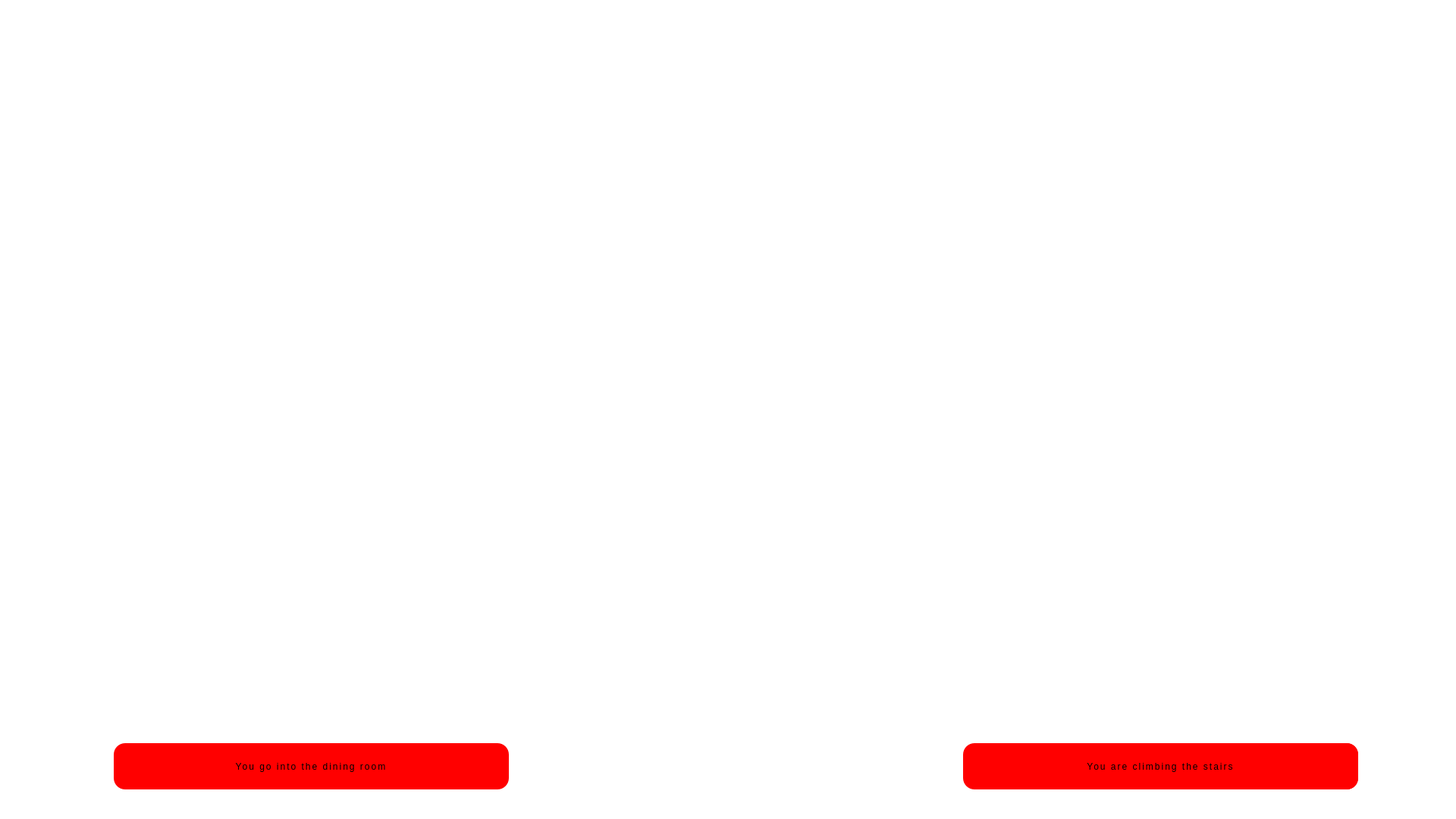
<?xml version="1.0" encoding="UTF-8"?>
<ui version="4.0">
 <class>Page5</class>
 <widget class="QWidget" name="Page5">
  <property name="geometry">
   <rect>
    <x>0</x>
    <y>0</y>
    <width>1920</width>
    <height>1080</height>
   </rect>
  </property>
  <property name="windowTitle">
   <string>Form</string>
  </property>
  <property name="styleSheet">
   <string notr="true">background-color: rgba(72, 74, 89, 0);
</string>
  </property>
  <widget class="QLabel" name="label">
   <property name="geometry">
    <rect>
     <x>0</x>
     <y>0</y>
     <width>1920</width>
     <height>1080</height>
    </rect>
   </property>
   <property name="styleSheet">
    <string notr="true">background-color: rgba(72, 74, 89, 0);
</string>
   </property>
   <property name="text">
    <string/>
   </property>
   <property name="pixmap">
    <pixmap>images/5.jpg</pixmap>
   </property>
   <property name="scaledContents">
    <bool>true</bool>
   </property>
  </widget>
  <widget class="QPushButton" name="right_btn">
   <property name="geometry">
    <rect>
     <x>1270</x>
     <y>980</y>
     <width>521</width>
     <height>61</height>
    </rect>
   </property>
   <property name="cursor">
    <cursorShape>PointingHandCursor</cursorShape>
   </property>
   <property name="styleSheet">
    <string notr="true">font: 24pt &quot;October Crow&quot;;
background-color: rgb(255, 0, 0);
letter-spacing: 2px;
border:none;
border-radius:15px;</string>
   </property>
   <property name="text">
    <string>You are climbing the stairs</string>
   </property>
  </widget>
  <widget class="QPushButton" name="left_btn">
   <property name="geometry">
    <rect>
     <x>150</x>
     <y>980</y>
     <width>521</width>
     <height>61</height>
    </rect>
   </property>
   <property name="cursor">
    <cursorShape>PointingHandCursor</cursorShape>
   </property>
   <property name="styleSheet">
    <string notr="true">font: 24pt &quot;October Crow&quot;;
background-color: rgb(255, 0, 0);
letter-spacing: 2px;
border:none;
border-radius:15px;</string>
   </property>
   <property name="text">
    <string>You go into the dining room</string>
   </property>
  </widget>
  <widget class="QPushButton" name="p_next">
   <property name="geometry">
    <rect>
     <x>1560</x>
     <y>980</y>
     <width>231</width>
     <height>61</height>
    </rect>
   </property>
   <property name="cursor">
    <cursorShape>PointingHandCursor</cursorShape>
   </property>
   <property name="styleSheet">
    <string notr="true">font: 24pt &quot;October Crow&quot;;
background-color: rgb(255, 0, 0);
letter-spacing: 2px;
border:none;
border-radius:15px;</string>
   </property>
   <property name="text">
    <string>Continue</string>
   </property>
  </widget>
  <widget class="QTextEdit" name="story_1">
   <property name="enabled">
    <bool>false</bool>
   </property>
   <property name="geometry">
    <rect>
     <x>300</x>
     <y>660</y>
     <width>1321</width>
     <height>221</height>
    </rect>
   </property>
   <property name="styleSheet">
    <string notr="true">font: 700 28pt &quot;Amatic SC&quot;;
background-color: rgba(72, 74, 89, 0);
</string>
   </property>
   <property name="readOnly">
    <bool>true</bool>
   </property>
  </widget>
  <widget class="QTextEdit" name="story_2">
   <property name="enabled">
    <bool>false</bool>
   </property>
   <property name="geometry">
    <rect>
     <x>300</x>
     <y>660</y>
     <width>1321</width>
     <height>221</height>
    </rect>
   </property>
   <property name="styleSheet">
    <string notr="true">font: 700 28pt &quot;Amatic SC&quot;;
background-color: rgba(72, 74, 89, 0);
</string>
   </property>
   <property name="readOnly">
    <bool>true</bool>
   </property>
  </widget>
  <widget class="QLabel" name="blur">
   <property name="geometry">
    <rect>
     <x>0</x>
     <y>0</y>
     <width>1920</width>
     <height>1080</height>
    </rect>
   </property>
   <property name="text">
    <string/>
   </property>
  </widget>
  <widget class="QTextEdit" name="story_0">
   <property name="enabled">
    <bool>false</bool>
   </property>
   <property name="geometry">
    <rect>
     <x>300</x>
     <y>660</y>
     <width>1321</width>
     <height>221</height>
    </rect>
   </property>
   <property name="styleSheet">
    <string notr="true">font: 700 28pt &quot;Amatic SC&quot;;
background-color: rgba(72, 74, 89, 0);
</string>
   </property>
   <property name="readOnly">
    <bool>true</bool>
   </property>
  </widget>
  <zorder>label</zorder>
  <zorder>blur</zorder>
  <zorder>story_1</zorder>
  <zorder>story_2</zorder>
  <zorder>left_btn</zorder>
  <zorder>p_next</zorder>
  <zorder>right_btn</zorder>
  <zorder>story_0</zorder>
 </widget>
 <resources/>
 <connections/>
</ui>
